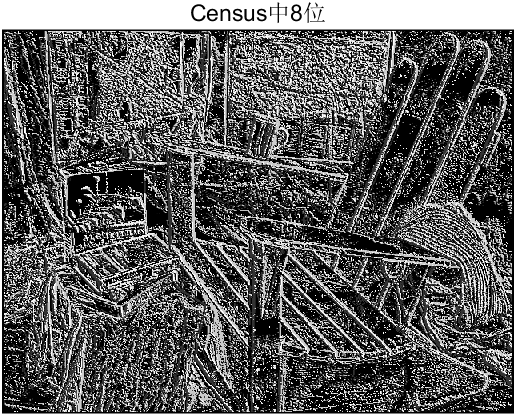
%> input picture Matlab/script/census_fpga_left_mid.png, 516 x 416 px; its folder holds only this picture in this run
$ octave resize.m   (GNU Octave 9; MATLAB toolbox functions it lacks are replaced by stand-ins)
%> lines starting %> are read from the running program, lines starting %| are printed output that depends on the picture
clc;
clear;

%% 1. 选择源文件夹
srcFolder = uigetdir('', '请选择源文件夹');
%> the answer given: .
if srcFolder == 0
    disp('未选择源文件夹，程序结束');
    return;
end

%% 2. 选择输出文件夹
dstFolder = uigetdir('', '请选择输出文件夹');
%> the answer given: .
if dstFolder == 0
    disp('未选择输出文件夹，程序结束');
    return;
end

%% 3. 获取图片文件（支持常见格式）
imgTypes = {'*.jpg','*.jpeg','*.png','*.bmp','*.tif'};
imgFiles = [];

for i = 1:length(imgTypes)
    imgFiles = [imgFiles; dir(fullfile(srcFolder, imgTypes{i}))];
end

if isempty(imgFiles)
    error('源文件夹中没有图片文件');
end

%% 4. 选择缩放模式
fprintf('请选择缩放模式：\n');
fprintf('  1 - 保持宽高比（填充黑边）\n');
fprintf('  2 - 直接拉伸至640x480\n');
fprintf('  3 - 保持宽高比（裁剪多余部分）\n');
modeChoice = input('请输入选项 (1/2/3，默认1): ', 's');
%> the answer given: 1
if isempty(modeChoice)
    modeChoice = '1';
end

switch modeChoice
    case '2'
        resizeMode = 'stretch';
    case '3'
        resizeMode = 'crop';
    otherwise
        resizeMode = 'letterbox';
end

%% 5. 选择插值方法
fprintf('\n请选择插值方法：\n');
fprintf('  1 - 双三次插值（亚像素插值，推荐，缩放质量最高）\n');
fprintf('  2 - 双线性插值\n');
fprintf('  3 - 最近邻插值\n');
interpChoice = input('请输入选项 (1/2/3，默认1): ', 's');
%> the answer given: 1
if isempty(interpChoice)
    interpChoice = '1';
end

switch interpChoice
    case '2'
        interpMethod = 'bilinear';
    case '3'
        interpMethod = 'nearest';
    otherwise
        interpMethod = 'bicubic';
end

fprintf('\n缩放模式: %s\n', resizeMode);
fprintf('插值方法: %s\n', interpMethod);

%% 6. 执行缩放任务
TARGET_WIDTH  = 640;
TARGET_HEIGHT = 480;

totalCount = 0;
for i = 1:length(imgFiles)
    imgPath = fullfile(srcFolder, imgFiles(i).name);
    img = imread(imgPath);
%> img is the input picture: size 416x516x3 uint8; min 0, max 255, mean 93.5
    [h, w, c] = size(img);
%> h = 416; w = 516; c = 3
    if c > 3
        img = img(:, :, 1:3);
        c = 3;
    end

    totalCount = totalCount + 1;
    fprintf('\n[%d/%d] 处理: %s  (%dx%d) -> 640x480\n', ...
        totalCount, length(imgFiles), imgFiles(i).name, w, h);
%| [1/1] 处理: census_fpga_left_mid.png  (516x416) -> 640x480

    switch resizeMode
        case 'letterbox'
            scale = min(TARGET_WIDTH / w, TARGET_HEIGHT / h);
%> scale = 1.15
            newW = round(w * scale);
%> newW = 595
            newH = round(h * scale);
%> newH = 480
            newW = max(1, newW);
            newH = max(1, newH);

            resizedImg = subpixel_resize(img, [newH, newW], interpMethod);

            finalImg = zeros(TARGET_HEIGHT, TARGET_WIDTH, c, 'uint8');
            yOff = floor((TARGET_HEIGHT - newH) / 2);
            xOff = floor((TARGET_WIDTH  - newW) / 2);
            finalImg(yOff+1:yOff+newH, xOff+1:xOff+newW, :) = resizedImg;

        case 'stretch'
            finalImg = subpixel_resize(img, [TARGET_HEIGHT, TARGET_WIDTH], interpMethod);

        case 'crop'
            scale = max(TARGET_WIDTH / w, TARGET_HEIGHT / h);
            newW = round(w * scale);
            newH = round(h * scale);
            newW = max(1, newW);
            newH = max(1, newH);

            resizedImg = subpixel_resize(img, [newH, newW], interpMethod);

            yOff = floor((newH - TARGET_HEIGHT) / 2);
            xOff = floor((newW - TARGET_WIDTH)  / 2);
            finalImg = resizedImg(yOff+1:yOff+TARGET_HEIGHT, xOff+1:xOff+TARGET_WIDTH, :);
    end

    outPath = fullfile(dstFolder, imgFiles(i).name);
    imwrite(finalImg, outPath);
    fprintf('  -> 已保存: %s\n', outPath);
end

fprintf('\n全部完成！共处理 %d 张图片。\n', totalCount);


%% ======================================================================
%  亚像素插值缩放函数
%  基于三次卷积（Catmull-Rom）核实现，支持亚像素精度的坐标映射
% ======================================================================
function outImg = subpixel_resize(img, targetSize, method)
%> called with targetSize = [480 595], method = 'bicubic'
    [h, w, c] = size(img);
%> h = 416; w = 516; c = 3
    tH = targetSize(1);
%> tH = 480
    tW = targetSize(2);
%> tW = 595

    sY = h / tH;
%> sY = 0.867
    sX = w / tW;
%> sX = 0.867

    [gridX, gridY] = meshgrid(0:tW-1, 0:tH-1);
    srcX = (gridX + 0.5) * sX - 0.5;
    srcY = (gridY + 0.5) * sY - 0.5;

    srcX = max(0, min(w - 1 - eps, srcX));
    srcY = max(0, min(h - 1 - eps, srcY));

    imgD = double(img);
    outD = zeros(tH, tW, c);

    for ch = 1:c
        switch method
            case 'bicubic'
                outD(:, :, ch) = bicubic_interp(imgD(:, :, ch), srcX, srcY);
            case 'bilinear'
                outD(:, :, ch) = bilinear_interp(imgD(:, :, ch), srcX, srcY);
            case 'nearest'
                outD(:, :, ch) = nearest_interp(imgD(:, :, ch), srcX, srcY);
        end
    end
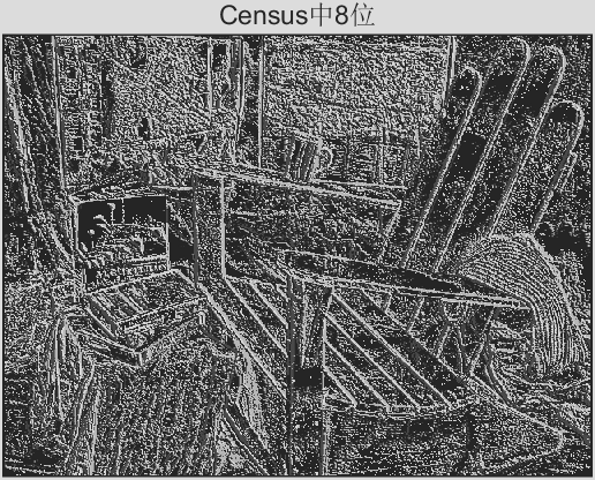
%> outD: size 480x595x3 double; min -51.42, max 302.9, mean 93.5; drawn with min black and max white

    outImg = uint8(max(0, min(255, round(outD))));
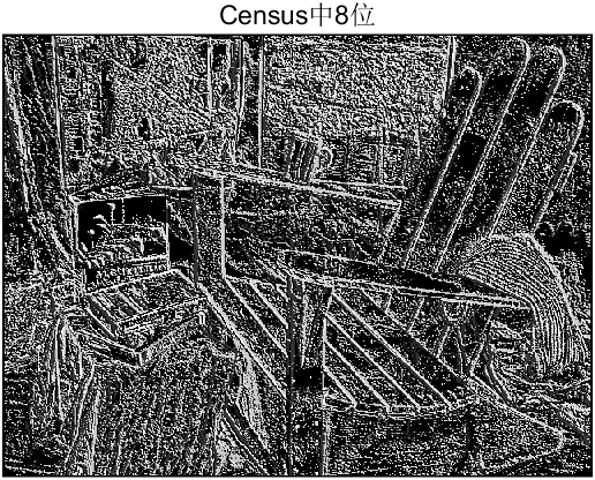
%> outImg: size 480x595x3 uint8; min 0, max 255, mean 94.4
%> `finalImg(yOff+1:yOff+newH, xOff+1:xOff+newW, :) = resizedImg;`:
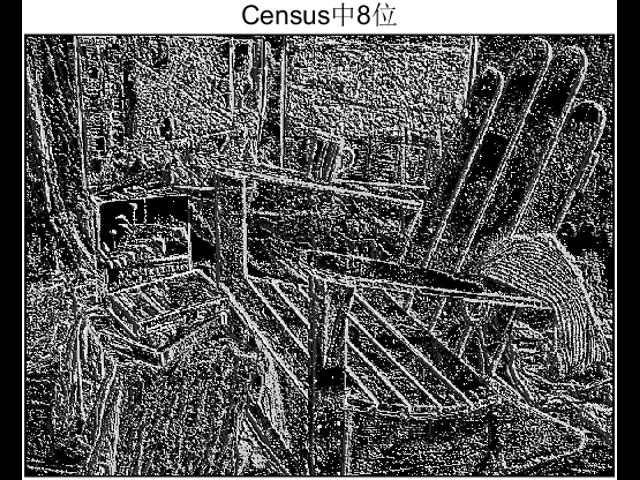
%> finalImg: size 480x640x3 uint8; min 0, max 255, mean 87.8
end


%% ----------------------------------------------------------------------
%  双三次插值（亚像素插值，Catmull-Rom 核，a = -0.5）
%  使用 4x4 邻域像素进行三次卷积，实现亚像素位置的高精度插值
% ----------------------------------------------------------------------
function out = bicubic_interp(ch, srcX, srcY)
    [h, w] = size(ch);
    xI = floor(srcX);
    yI = floor(srcY);
    xF = srcX - xI;
    yF = srcY - yI;

    xI = xI - 1;
    yI = yI - 1;

    out = zeros(size(srcX));

    for m = 0:3
        for n = 0:3
            xi = xI + n;
            yi = yI + m;
            xi = max(0, min(w - 1, xi));
            yi = max(0, min(h - 1, yi));
            wx = cubic_kernel(n - 1 - xF);
            wy = cubic_kernel(m - 1 - yF);
            idx = xi * h + yi + 1;
            out = out + wx .* wy .* ch(idx);
        end
    end
end

function w = cubic_kernel(t)
    t = abs(t);
    a = -0.5;
    w = zeros(size(t));
    m1 = t <= 1;
    w(m1) = ((a + 2) * t(m1).^3) - ((a + 3) * t(m1).^2) + 1;
    m2 = (t > 1) & (t <= 2);
    w(m2) = a * t(m2).^3 - 5*a * t(m2).^2 + 8*a * t(m2) - 4*a;
end


%% ----------------------------------------------------------------------
%  双线性插值
% ----------------------------------------------------------------------
function out = bilinear_interp(ch, srcX, srcY)
    [h, w] = size(ch);
    xI = floor(srcX);
    yI = floor(srcY);
    xF = srcX - xI;
    yF = srcY - yI;

    x0 = max(0, min(w - 1, xI));
    x1 = max(0, min(w - 1, xI + 1));
    y0 = max(0, min(h - 1, yI));
    y1 = max(0, min(h - 1, yI + 1));

    i00 = x0 * h + y0 + 1;
    i10 = x1 * h + y0 + 1;
    i01 = x0 * h + y1 + 1;
    i11 = x1 * h + y1 + 1;

    c00 = ch(i00); c10 = ch(i10);
    c01 = ch(i01); c11 = ch(i11);

    out = (1 - yF) .* ((1 - xF) .* c00 + xF .* c10) ...
          +    yF  .* ((1 - xF) .* c01 + xF .* c11);
end


%% ----------------------------------------------------------------------
%  最近邻插值
% ----------------------------------------------------------------------
function out = nearest_interp(ch, srcX, srcY)
    [h, w] = size(ch);
    xi = max(0, min(w - 1, round(srcX)));
    yi = max(0, min(h - 1, round(srcY)));
    idx = xi * h + yi + 1;
    out = ch(idx);
end
